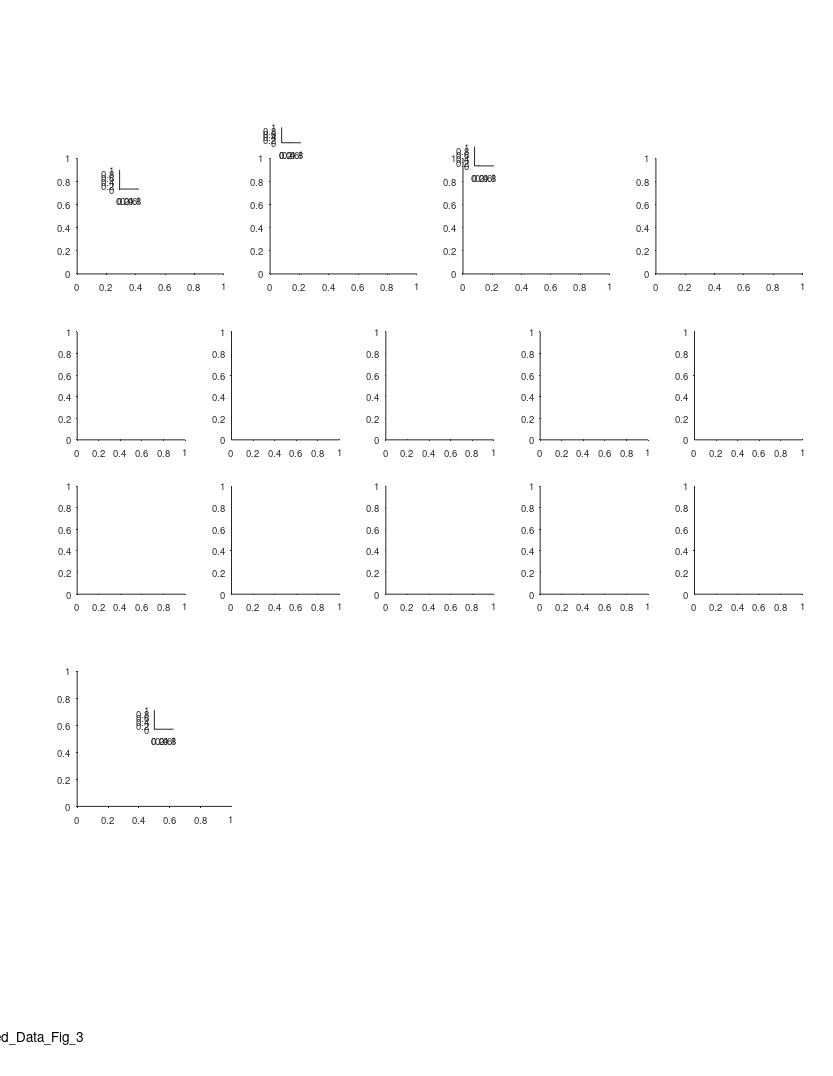

Write MATLAB code to recreate this figure. (Note: this script raises an error after producing the figure.)
%% Replay - Fig supp 3 - replay vs flight speed
clear 
clc
close all

%% data options 
params_opt = 11; % decoding opt 
% params_opt = 21; % decoding opt (random walk = fixed speed)

%% plotting options

%% graphics params
line_styles = {'-',':'};
line_widths = [1.1 2];
clrs = {[.6 .1 .8],[.1 .8 .1]};
epoch_types = {'sleep','rest'};
epoch_type_clrs = {[.6 .1 .8],[.1 .8 .1]};
directions_clrs = {[0    0.3843    0.7451];[ 0.5216    0.2471         0]};
lw = 1.1;

%% define output files
res_dir =  'L:\paper_replay\figures';
mkdir(res_dir)
fig_name_str = 'Extended_Data_Fig_3';
fig_caption_str = 'replay and flight speed histograms';
log_name_str = [fig_name_str '_log_file' '.txt'];
log_name_str = strrep(log_name_str , ':', '-');
log_name_str = strrep(log_name_str , ' ', '_');
log_name_out = fullfile(res_dir, log_name_str);

%% open log file
diary off
diary(log_name_out)
diary on
disp('Log file');
disp(['created: ', datestr(clock)]);
disp('======================================================');
disp([fig_name_str ':' fig_caption_str]);   
disp('======================================================');
disp('');

%% create figure
% figure_size_cm = [21.0 29.7]; % ~A4
figure_size_cm = [21.6 27.9]; % ~US letter
fig = figure;
% Some WYSIWYG options:
set(gcf,'DefaultAxesFontSize',7);
set(gcf,'DefaultAxesFontName','helvetica');
set(gcf,'DefaultAxesUnits','centimeters');
set(gcf,'PaperType','usletter')
% set(gcf,'PaperType','<custom>');
set(gcf,'PaperUnits','centimeters','PaperPosition',[0 0 figure_size_cm]);
set(gcf,'PaperOrientation','portrait');
set(gcf,'Units','centimeters','Position',get(gcf,'paperPosition')+[0 0 0 0]); % position on screen...
set(gcf, 'Renderer', 'painters');
% set(gcf, 'color', 'none');
set(groot, 'defaultAxesColor','None')
set(groot, 'defaultAxesTickDir', 'out');
set(groot,  'defaultAxesTickDirMode', 'manual');
annotation('textbox', [0.5 1 0 0], 'String',fig_name_str, 'HorizontalAlignment','center','Interpreter','none', 'FitBoxToText','on');

% create panels
y = 20.8;
w = 3.8;
h = 3;
panels{1}(1) = axes('position', [2 y w h]);
panels{1}(2) = axes('position', [3.1 y+2.2 0.5 0.5]);

panels{2}(1) = axes('position', [7 y w h]);
panels{2}(2) = axes('position', [7.3 y+3.4 0.5 0.4]);

panels{3}(1) = axes('position', [12   y w h]);
panels{3}(2) = axes('position', [12.3 y+2.8 0.5 0.5]);

panels{4}(1) = axes('position', [17   y w h]);

x = linspace(2,18,5);
y = [10 6]+6.5;
for ii = 1:length(y)
    for jj = 1:length(x)
        panels{5}(ii,jj) = axes('position', [x(jj) y(ii) 2.8 2.8]);
    end
end

panels{6}(1) = axes('position', [2 7 4 3.5]);
panels{6}(2) = axes('position', [4 9 .5 .5]);

%% load data
if ~exist('events_all','var')
    disp('loading data!!!')
[exp_list,T] = decoding_get_inclusion_list();
T = T(exp_list,:);
bats = unique(T.bat_num);
bats_clr_map = containers.Map(num2cell(bats),{'r','g','b','k','m','c',[0.8 0.8 0]});
events_all_per_session = {};
speed_mean_per_session = nan(length(epoch_types),height(T));
speed_median_per_session = nan(length(epoch_types),height(T));
speed_std_per_session = nan(length(epoch_types),height(T));
flight_speed_all = [];
exp_arena_all = {};
for ii_exp = 1:height(T)
    exp_ID = T.exp_ID{ii_exp};
    exp = exp_load_data(exp_ID,'details','flight');
    flight_speed_all(ii_exp,:) = [exp.flight.speed_traj.vel_median_median];
    exp_arena_all{ii_exp} = exp.details.recordingArena;
    for ii_epoch_type = 1:length(epoch_types)
        epoch_type = epoch_types{ii_epoch_type};
        event_type = 'posterior';
        [events, params] = decoding_load_events_quantification(exp_ID, epoch_type, params_opt, event_type);
        [seqs, TF] = decoding_apply_seq_inclusion_criteria([events.seq_model]);
        events(~TF) = [];
        if isempty(events)
            continue;
        end
        seqs_map_IX = [seqs.state_direction];
        seqs_map_IX(seqs_map_IX == -1) = 2;
        [seqs.session_flight_speed] = disperse(flight_speed_all(ii_exp,seqs_map_IX));
        [events.seq_model] = disperse(seqs);
        [events.recordingArena] = deal(exp.details.recordingArena);
        event_struct = events(1,[]);
        [events(2:end).prev_event] = disperse(events(1:end-1));
        events(1).prev_event = event_struct;
        events_all_per_session{ii_epoch_type}{ii_exp} = events;
        speed_mean_per_session(ii_epoch_type,ii_exp) = mean([seqs.speed]);
        speed_median_per_session(ii_epoch_type,ii_exp) = median([seqs.speed]);
        speed_std_per_session(ii_epoch_type,ii_exp) = std([seqs.speed]);
    end
end
flight_speed_all = mean(abs(flight_speed_all),2);
events_all = {[events_all_per_session{1}{:}], [events_all_per_session{2}{:}]};
seqs_all = {[events_all{1}.seq_model], [events_all{2}.seq_model]};
gArena = {categorical({events_all{1}.recordingArena}), categorical({events_all{2}.recordingArena}) };
end

%% tests (speed correlations: replay vs flight)
% figure
% tiledlayout('flow')
% nexttile
% hold on
% plot(flight_speed_all, speed_mean_per_session(1,:), 'ob');
% plot(flight_speed_all, speed_mean_per_session(2,:), 'or');
% xlim([3 10])
% nexttile
% hold on
% plot(flight_speed_all, speed_median_per_session(1,:), 'ob');
% plot(flight_speed_all, speed_median_per_session(2,:), 'or');
% xlim([3 10])
% 
% clc
% [r p] = corr(flight_speed_all, speed_mean_per_session(1,:)','rows','pairwise','tail','right','type','Pearson')
% [r p] = corr(flight_speed_all, speed_median_per_session(1,:)','rows','pairwise','tail','right','type','Pearson')
% [r p] = corr(flight_speed_all, speed_mean_per_session(2,:)','rows','pairwise','tail','right','type','Pearson')
% [r p] = corr(flight_speed_all, speed_median_per_session(2,:)','rows','pairwise','tail','right','type','Pearson')
% 
% xxx = [flight_speed_all flight_speed_all]';
% yyy = speed_mean_per_session;
% [r p] = corr(xxx(:), yyy(:),'rows','pairwise','tail','right','type','Pearson')
% 
% figure
% plot(xxx(:), yyy(:), 'o')
% 
% figure
% plot(flight_speed_all, speed_mean_per_session(2,:), 'or');


%% panel A - replay speed
axes(panels{1}(1))
cla
hold on
for ii_epoch_type = 1:length(epoch_types)
    X = [seqs_all{ii_epoch_type}.speed];
    g = gArena{ii_epoch_type};
    histogram(X(g=='200m'),'DisplayStyle','stairs','Normalization','pdf','LineStyle',line_styles{1}, 'EdgeColor',clrs{ii_epoch_type},'LineWidth',line_widths(1));
    histogram(X(g=='120m'),'DisplayStyle','stairs','Normalization','pdf','LineStyle',line_styles{2}, 'EdgeColor',clrs{ii_epoch_type},'LineWidth',line_widths(2));
    [~,P,KSSTAT] = kstest2(X(g=='200m'),X(g=='120m'))
    median(X(g=='200m'))
    median(X(g=='120m'))
end
xlabel('Replay speed (m/s)', 'Units','normalized', 'Position',[0.5 -0.12]);
ylabel('Probability density', 'Units','normalized', 'Position',[-0.1 .5]);
hax=gca;
hax.TickLength(1) = [0.016];
hax.XRuler.TickLabelGapOffset = -1;
hax.YTick = hax.YTick([1 end]);

%% legend (replay speed hists)
axes(panels{1}(2))
cla
hold on
t = linspace(0,1,100);
x = pulstran(t,linspace(0,1,3),'rectpuls',1/6);
x(x>0) = nan;x(~isnan(x)) = 0;
clear h
% plot(  t  ,   x  ,       'color', clrs{2}, 'LineWidth',lw,'Clipping','off');
% plot(  t  ,   x  +1.5,   'color', clrs{1}, 'LineWidth',lw,'Clipping','off');
plot([0 1], [0 0],    ':', 'color', clrs{2}, 'LineWidth',line_widths(2),'Clipping','off');
plot([0 1], [0 0]+1.5,':', 'color', clrs{1}, 'LineWidth',line_widths(2),'Clipping','off');
plot([0 1], [.5 .5],     'color', clrs{2}, 'LineWidth',line_widths(1),'Clipping','off');
plot([0 1], [.5 .5]+1.5, 'color', clrs{1}, 'LineWidth',line_widths(1),'Clipping','off');
text(1.3, 2.0, 'Sleep (200m)','FontSize',7,'HorizontalAlignment','left');
text(1.3, 1.5, 'Sleep (130m)','FontSize',7,'HorizontalAlignment','left');
text(1.3, 0.5, 'Awake (200m)','FontSize',7,'HorizontalAlignment','left');
text(1.3, 0.0, 'Awake (130m)','FontSize',7,'HorizontalAlignment','left');
xlim([0 1])
ylim([0 1])
axis off

%% panel B - speed correlations (replay vs flight)
axes(panels{2}(1))
cla
hold on
r=[];
p=[];
for ii_epoch_type = 1:length(epoch_types)
    X = flight_speed_all;
    Y = speed_mean_per_session(ii_epoch_type,:)';
    lm = fitlm(X,Y)
    h=plot(lm);
    h(1).Marker = 'o';
    h(1).MarkerSize = 3;
    h(1).Color = clrs{ii_epoch_type};
    h(2).Color = clrs{ii_epoch_type};
%     h(3).Color = clrs{ii_epoch_type};
%     h(4).Color = clrs{ii_epoch_type};
    delete(h(3))
    delete(h(4))
    legend off
%     plot(X,Y,'o','Color',clrs{ii_epoch_type},'MarkerSize',5);
    [r(ii_epoch_type) p(ii_epoch_type)] = corr(X, Y,'rows','pairwise','tail','right','type','Pearson');
%     text(0.1,0.9, "{\itr} = "+ sprintf('%.2f',r), 'Units','normalized','FontSize',7);
%     text(0.1,0.8, "{\itP} = "+ sprintf('%.3f',p), 'Units','normalized','FontSize',7,'FontWeight','normal');
end
title("")
xlabel('Flight speed (m/s)', 'Units','normalized', 'Position',[0.5 -0.12]);
ylabel('Replay speed (m/s)', 'Units','normalized', 'Position',[-0.17 .5]);
hax=gca;
hax.TickLength(1) = [0.016];
hax.XRuler.TickLabelGapOffset = -1;
hax.YLim(1) = 10;

%% legend (speed correlations)
axes(panels{2}(2))
cla
hold on
plot(0,1,'o', 'color', clrs{1}, 'MarkerSize',4,'Clipping','off');
plot(0,0,'o', 'color', clrs{2}, 'MarkerSize',4,'Clipping','off');
text(0.4, 1, 'Sleep'+":  {\itr} = " + sprintf('%.2f',r(1)) + ",  {\itP} = "+ sprintf('%.1g',p(1)),'FontSize',7,'HorizontalAlignment','left');
text(0.4, 0.3, 'Awake'+":   {\itr} = " + sprintf('%.2f',r(2)) + ",  {\itP} = "+ sprintf('%.2f',p(2)),'FontSize',7,'HorizontalAlignment','left');
xlim([0 1])
ylim([0 1])
axis off


%% panel C - Flight speed
axes(panels{3}(1))
cla
hold on
X = flight_speed_all;
g=categorical(exp_arena_all);
histogram(X(g=='200m'),'DisplayStyle','stairs','Normalization','pdf','LineStyle',line_styles{1}, 'EdgeColor','k','LineWidth',line_widths(1),'NumBins',7);
histogram(X(g=='120m'),'DisplayStyle','stairs','Normalization','pdf','LineStyle',line_styles{2}, 'EdgeColor','k','LineWidth',line_widths(2),'NumBins',7);
xlabel('Flight speed (m/s)', 'Units','normalized', 'Position',[0.5 -0.12]);
ylabel('Probability density', 'Units','normalized', 'Position',[-0.15 .5]);
hax=gca;
hax.XLim = [0 10];
hax.XTick = [0 5 10];
hax.TickLength(1) = [0.016];
hax.XRuler.TickLabelGapOffset = -1;
[~,P,CI,STATS] = ttest2(X(g=='200m'), X(g=='120m'), 'Tail','both');
text(0.6,1.1,"{\itP} = "+ sprintf('%.2g',P), 'Units','normalized','FontSize',7);

%% legend (flight speed hists)
axes(panels{3}(2))
cla
hold on
t = linspace(0,1,100);
x = pulstran(t,linspace(0,1,3),'rectpuls',1/6);
x(x>0) = nan;x(~isnan(x)) = 0;
clear h
% plot(  t  ,   x  ,       'color', 'k', 'LineWidth',lw,'Clipping','off');
plot([0 1], [0 0],':',   'color', 'k', 'LineWidth',line_widths(2),'Clipping','off');
plot([0 1], [.5 .5],     'color', 'k', 'LineWidth',line_widths(1),'Clipping','off');
text(1.3, 0.5, '200m','FontSize',7,'HorizontalAlignment','left');
text(1.3, 0.0, '130m','FontSize',7,'HorizontalAlignment','left');
xlim([0 1])
ylim([0 1])
axis off


%% plot flight speed per bat
axes(panels{4})
cla reset
hold on
for ii_bat = 1:length(bats)
    bat_num = bats(ii_bat);
    bat_session_IX = find(T.bat_num==bat_num);
    x = flight_speed_all(bat_session_IX);
    xi = linspace(5.5,8.5,100);
    c = bats_clr_map(bat_num);
    f = ksdensity(x,xi,"Bandwidth",0.05);
    plot(xi,f,'DisplayName',"bat"+bat_num,'Color',c,'LineWidth',1.6);
%     plot(xi,f,'DisplayName',sprintf('bat%d(%s)',bat_num,exp.details.recordingArena),'Color',c,'LineWidth',2);
end
xlim([5.5 8.5])
ylim([0 8])
xlabel('Flight speed (m/s)','Units','normalized','Position',[0.5 -0.12])
ylabel('Probability density','Units','normalized','Position',[-0.12 0.5])
hax=gca;
hax.XRuler.TickLength(1) = 0.035;
hax.YRuler.TickLength(1) = 0.035;
hax.XRuler.TickLabelGapOffset = -2;
hax.YRuler.TickLabelGapOffset = 0;
% hl=legend("bat "+bats,'Location','northwest','Box','off')
% hl.Position([1 2]) = hl.Position([1 2]) + [-0.07 0.25].*hl.Position([3 4]);


%% panel e - scatters of compression/duration/distance/speed
scatters_features = {
    'compression','duration';
    'speed','duration';
    'distance','duration';
    'compression','distance';
    'speed','distance';
    };
fn_map = containers.Map();
fn_map('compression') = 'Compression ratio';
fn_map('duration') = 'Replay duration (s)';
fn_map('distance') = 'Replay distance (m)';
fn_map('speed') = 'Replay speed (m/s)';
for ii_epoch_type = 1:length(epoch_types)
    for ii_scatter = 1:size(scatters_features,1)
        axes(panels{5}(ii_epoch_type,ii_scatter))
        cla reset
        hold on
        events = [events_all_per_session{ii_epoch_type}{:}];
        seqs = [events.seq_model];
        fn_x = scatters_features{ii_scatter,2};
        fn_y = scatters_features{ii_scatter,1};
        x = [seqs.(fn_x)];
        y = [seqs.(fn_y)];
        plot(x,y,'.','Color',clrs{ii_epoch_type})
        xlabel(fn_map(fn_x))
        ylabel(fn_map(fn_y))
        hax=gca;
        hax.XRuler.TickLabelGapOffset = -1;
        hax.YRuler.TickLabelGapOffset = 1;
    end
end

%% Inter-replay-interval (pooled across bats)
axes(panels{6}(1));
cla reset
hold on
IRI_bin_size = 0.1;
IRI_bin_limits = [0 20];
IRI = load('E:\Tamir\work\PROJECTS\LargeScale\paper_replay\figures\internal_review_figures\inter_replay_interval_all.mat');
hax=gca;
% hax.ColorOrder = epoch_type_clrs;
for ii_epoch_type = 1:length(epoch_types)
    x = [IRI.IRI_all{ii_epoch_type,:}];
    hh=histogram(x,'Normalization','pdf','DisplayStyle','Stairs','BinWidth',IRI_bin_size,'EdgeColor',epoch_type_clrs{ii_epoch_type});
    hh.LineWidth = 1;
end
% x = [IRI.IRI_all{:,:}];
% hh=histogram(x,'Normalization','pdf','DisplayStyle','Stairs','BinWidth',IRI_bin_size,'EdgeColor','k');
% hh.LineWidth = 2;
xlim(IRI_bin_limits)
xlabel('Inter-replay interval (s)')
ylabel('Probability density')

%% add legend
axes(panels{6}(2));
cla reset
hold on
axis off
x = [0 1];
y = [0 0];
plot(x,y+1,'Color',epoch_type_clrs{1},'LineWidth',1.5)
plot(x,y+2,'Color',epoch_type_clrs{2},'LineWidth',1.5)
% plot(x,y+3,'Color','k')
x = 1.2;
text(x,1,'Sleep','FontSize',7)
text(x,2,'Awake','FontSize',7)
% text(x,3,'Pooled')
axis ij
ylim([0.8 2.2])

%% add panel letters
font_size = 11;
axes(panels{1}(1))
text(-0.3,1.1, 'a', 'Units','normalized','FontWeight','bold','FontSize',font_size);
axes(panels{2}(1))
text(-0.3,1.1, 'b', 'Units','normalized','FontWeight','bold','FontSize',font_size);
axes(panels{3}(1))
text(-0.25,1.1, 'c', 'Units','normalized','FontWeight','bold','FontSize',font_size);
axes(panels{4}(1))
text(-0.25,1.1, 'd', 'Units','normalized','FontWeight','bold','FontSize',font_size);
axes(panels{5}(1,1))
text(-0.4,1.2, 'e', 'Units','normalized','FontWeight','bold','FontSize',font_size);
axes(panels{6}(1))
text(-0.28,1.1, 'f', 'Units','normalized','FontWeight','bold','FontSize',font_size);

%%
fig_name = sprintf('%s_decoding_opt_%d',fig_name_str, params_opt);
file_out = fullfile(res_dir, fig_name);
print(gcf, file_out, '-dpdf', '-cmyk', '-painters');
disp('figure saved!')

%%
